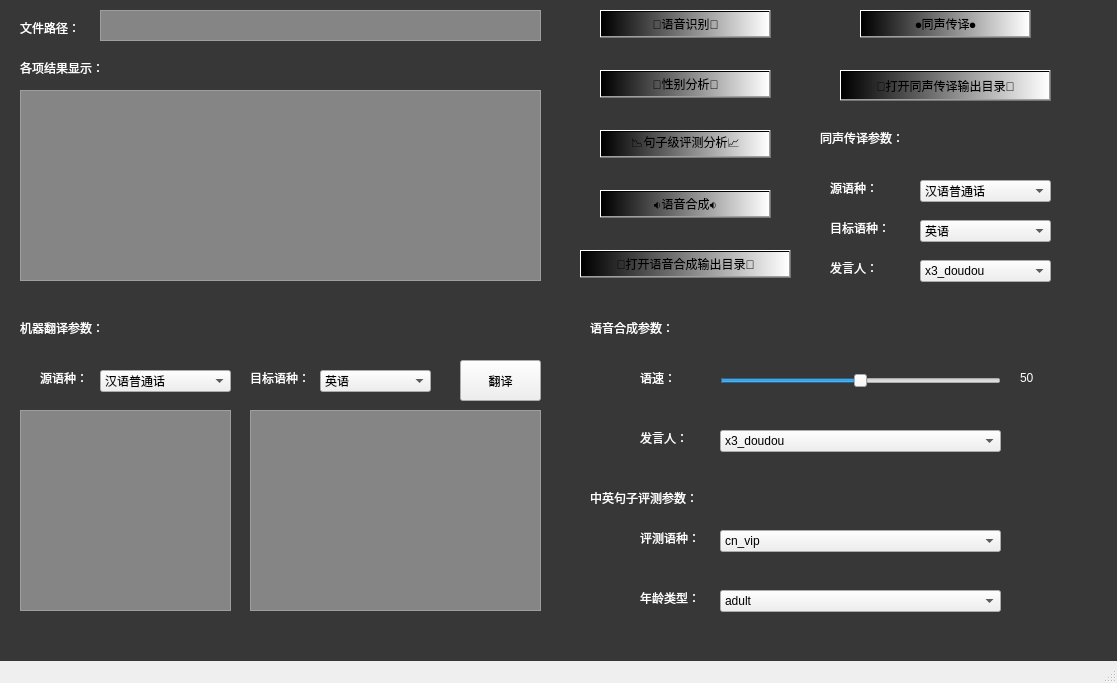
<?xml version="1.0" encoding="UTF-8"?>
<ui version="4.0">
 <class>MainWindow</class>
 <widget class="QMainWindow" name="MainWindow">
  <property name="geometry">
   <rect>
    <x>0</x>
    <y>0</y>
    <width>1117</width>
    <height>683</height>
   </rect>
  </property>
  <property name="minimumSize">
   <size>
    <width>1117</width>
    <height>683</height>
   </size>
  </property>
  <property name="maximumSize">
   <size>
    <width>1117</width>
    <height>683</height>
   </size>
  </property>
  <property name="windowTitle">
   <string>MainWindow</string>
  </property>
  <property name="windowIcon">
   <iconset>
    <normaloff>picture/icon.png</normaloff>picture/icon.png</iconset>
  </property>
  <widget class="QWidget" name="centralwidget">
   <widget class="QLabel" name="label">
    <property name="geometry">
     <rect>
      <x>20</x>
      <y>20</y>
      <width>91</width>
      <height>16</height>
     </rect>
    </property>
    <property name="styleSheet">
     <string notr="true">color: rgb(255, 255, 255);</string>
    </property>
    <property name="text">
     <string>文件路径：</string>
    </property>
   </widget>
   <widget class="QTextBrowser" name="wenjianlujingxianshikuang">
    <property name="geometry">
     <rect>
      <x>100</x>
      <y>10</y>
      <width>441</width>
      <height>31</height>
     </rect>
    </property>
    <property name="styleSheet">
     <string notr="true">background-color: rgba(255,255, 255, 100);</string>
    </property>
   </widget>
   <widget class="QLabel" name="label_2">
    <property name="geometry">
     <rect>
      <x>20</x>
      <y>60</y>
      <width>211</width>
      <height>16</height>
     </rect>
    </property>
    <property name="styleSheet">
     <string notr="true">color: rgb(255, 255, 255);</string>
    </property>
    <property name="text">
     <string>各项结果显示：</string>
    </property>
   </widget>
   <widget class="QTextEdit" name="yuyinshibiejieguoxianshikuang">
    <property name="geometry">
     <rect>
      <x>20</x>
      <y>90</y>
      <width>521</width>
      <height>191</height>
     </rect>
    </property>
    <property name="styleSheet">
     <string notr="true">background-color: rgba(255,255, 255, 100);</string>
    </property>
   </widget>
   <widget class="QPushButton" name="yuyinshibieanniu">
    <property name="geometry">
     <rect>
      <x>600</x>
      <y>10</y>
      <width>171</width>
      <height>28</height>
     </rect>
    </property>
    <property name="styleSheet">
     <string notr="true">background-image: url(:/picture/bj.jpg);
background-color: qlineargradient(spread:pad, x1:0, y1:0, x2:1, y2:0, stop:0 rgba(0, 0, 0, 255), stop:1 rgba(255, 255, 255, 255));</string>
    </property>
    <property name="text">
     <string>🤖语音识别🤖</string>
    </property>
   </widget>
   <widget class="QPushButton" name="pushButton">
    <property name="geometry">
     <rect>
      <x>600</x>
      <y>190</y>
      <width>171</width>
      <height>28</height>
     </rect>
    </property>
    <property name="styleSheet">
     <string notr="true">font: 9pt &quot;幼圆&quot;;
background-image: url(:/picture/bj.jpg);
background-color: qlineargradient(spread:pad, x1:0, y1:0, x2:1, y2:0, stop:0 rgba(0, 0, 0, 255), stop:1 rgba(255, 255, 255, 255));</string>
    </property>
    <property name="text">
     <string>🔉语音合成🔉</string>
    </property>
   </widget>
   <widget class="QPushButton" name="pushButton_2">
    <property name="geometry">
     <rect>
      <x>600</x>
      <y>70</y>
      <width>171</width>
      <height>28</height>
     </rect>
    </property>
    <property name="styleSheet">
     <string notr="true">font: 9pt &quot;幼圆&quot;;
background-image: url(:/picture/bj.jpg);
background-color: qlineargradient(spread:pad, x1:0, y1:0, x2:1, y2:0, stop:0 rgba(0, 0, 0, 255), stop:1 rgba(255, 255, 255, 255));</string>
    </property>
    <property name="text">
     <string>👨性别分析👩</string>
    </property>
   </widget>
   <widget class="QPushButton" name="pushButton_3">
    <property name="geometry">
     <rect>
      <x>600</x>
      <y>130</y>
      <width>171</width>
      <height>28</height>
     </rect>
    </property>
    <property name="styleSheet">
     <string notr="true">font: 9pt &quot;幼圆&quot;;
background-image: url(:/picture/bj.jpg);
background-color: qlineargradient(spread:pad, x1:0, y1:0, x2:1, y2:0, stop:0 rgba(0, 0, 0, 255), stop:1 rgba(255, 255, 255, 255));</string>
    </property>
    <property name="text">
     <string>📉句子级评测分析📈</string>
    </property>
   </widget>
   <widget class="QSlider" name="yusutiaojietiao">
    <property name="geometry">
     <rect>
      <x>720</x>
      <y>370</y>
      <width>281</width>
      <height>22</height>
     </rect>
    </property>
    <property name="minimum">
     <number>1</number>
    </property>
    <property name="value">
     <number>50</number>
    </property>
    <property name="orientation">
     <enum>Qt::Horizontal</enum>
    </property>
   </widget>
   <widget class="QLabel" name="label_3">
    <property name="geometry">
     <rect>
      <x>590</x>
      <y>320</y>
      <width>121</width>
      <height>16</height>
     </rect>
    </property>
    <property name="styleSheet">
     <string notr="true">color: rgb(255, 255, 255);</string>
    </property>
    <property name="text">
     <string>语音合成参数：</string>
    </property>
   </widget>
   <widget class="QLabel" name="label_4">
    <property name="geometry">
     <rect>
      <x>640</x>
      <y>370</y>
      <width>72</width>
      <height>15</height>
     </rect>
    </property>
    <property name="styleSheet">
     <string notr="true">color: rgb(255, 255, 255);</string>
    </property>
    <property name="text">
     <string>语速：</string>
    </property>
   </widget>
   <widget class="QLabel" name="label_5">
    <property name="geometry">
     <rect>
      <x>640</x>
      <y>430</y>
      <width>72</width>
      <height>15</height>
     </rect>
    </property>
    <property name="styleSheet">
     <string notr="true">color: rgb(255, 255, 255);</string>
    </property>
    <property name="text">
     <string>发言人：</string>
    </property>
   </widget>
   <widget class="QComboBox" name="fayanrenlan">
    <property name="geometry">
     <rect>
      <x>720</x>
      <y>430</y>
      <width>281</width>
      <height>22</height>
     </rect>
    </property>
    <property name="minimumContentsLength">
     <number>0</number>
    </property>
    <item>
     <property name="text">
      <string>x3_doudou</string>
     </property>
    </item>
    <item>
     <property name="text">
      <string>x3_panting</string>
     </property>
    </item>
    <item>
     <property name="text">
      <string>xiaoyan</string>
     </property>
    </item>
    <item>
     <property name="text">
      <string>aisjiuxu</string>
     </property>
    </item>
    <item>
     <property name="text">
      <string>aisxping</string>
     </property>
    </item>
   </widget>
   <widget class="QLabel" name="yusuzhi">
    <property name="geometry">
     <rect>
      <x>1020</x>
      <y>370</y>
      <width>72</width>
      <height>15</height>
     </rect>
    </property>
    <property name="styleSheet">
     <string notr="true">color: rgb(255, 255, 255);</string>
    </property>
    <property name="text">
     <string>50</string>
    </property>
   </widget>
   <widget class="QLabel" name="label_6">
    <property name="geometry">
     <rect>
      <x>640</x>
      <y>530</y>
      <width>81</width>
      <height>16</height>
     </rect>
    </property>
    <property name="styleSheet">
     <string notr="true">color: rgb(255, 255, 255);</string>
    </property>
    <property name="text">
     <string>评测语种：</string>
    </property>
   </widget>
   <widget class="QLabel" name="label_7">
    <property name="geometry">
     <rect>
      <x>640</x>
      <y>590</y>
      <width>81</width>
      <height>16</height>
     </rect>
    </property>
    <property name="styleSheet">
     <string notr="true">color: rgb(255, 255, 255);</string>
    </property>
    <property name="text">
     <string>年龄类型：</string>
    </property>
   </widget>
   <widget class="QComboBox" name="yuzhonglan">
    <property name="geometry">
     <rect>
      <x>720</x>
      <y>530</y>
      <width>281</width>
      <height>22</height>
     </rect>
    </property>
    <item>
     <property name="text">
      <string>cn_vip</string>
     </property>
    </item>
    <item>
     <property name="text">
      <string>en_vip</string>
     </property>
    </item>
   </widget>
   <widget class="QComboBox" name="nianlingleixinglan">
    <property name="geometry">
     <rect>
      <x>720</x>
      <y>590</y>
      <width>281</width>
      <height>22</height>
     </rect>
    </property>
    <item>
     <property name="text">
      <string>adult</string>
     </property>
    </item>
    <item>
     <property name="text">
      <string>pupil</string>
     </property>
    </item>
   </widget>
   <widget class="QLabel" name="label_8">
    <property name="geometry">
     <rect>
      <x>590</x>
      <y>490</y>
      <width>141</width>
      <height>16</height>
     </rect>
    </property>
    <property name="styleSheet">
     <string notr="true">color: rgb(255, 255, 255);</string>
    </property>
    <property name="text">
     <string>中英句子评测参数：</string>
    </property>
   </widget>
   <widget class="QLabel" name="label_9">
    <property name="geometry">
     <rect>
      <x>20</x>
      <y>320</y>
      <width>121</width>
      <height>16</height>
     </rect>
    </property>
    <property name="styleSheet">
     <string notr="true">color: rgb(255, 255, 255);</string>
    </property>
    <property name="text">
     <string>机器翻译参数：</string>
    </property>
   </widget>
   <widget class="QLabel" name="label_10">
    <property name="geometry">
     <rect>
      <x>40</x>
      <y>370</y>
      <width>72</width>
      <height>15</height>
     </rect>
    </property>
    <property name="styleSheet">
     <string notr="true">color: rgb(255, 255, 255);</string>
    </property>
    <property name="text">
     <string>源语种：</string>
    </property>
   </widget>
   <widget class="QComboBox" name="yuanyuzhongxialalan">
    <property name="geometry">
     <rect>
      <x>100</x>
      <y>370</y>
      <width>131</width>
      <height>22</height>
     </rect>
    </property>
    <item>
     <property name="text">
      <string>汉语普通话</string>
     </property>
    </item>
    <item>
     <property name="text">
      <string>英语</string>
     </property>
    </item>
    <item>
     <property name="text">
      <string>日语</string>
     </property>
    </item>
    <item>
     <property name="text">
      <string>俄语</string>
     </property>
    </item>
    <item>
     <property name="text">
      <string>丹麦语</string>
     </property>
    </item>
   </widget>
   <widget class="QLabel" name="label_11">
    <property name="geometry">
     <rect>
      <x>250</x>
      <y>370</y>
      <width>81</width>
      <height>16</height>
     </rect>
    </property>
    <property name="styleSheet">
     <string notr="true">color: rgb(255, 255, 255);</string>
    </property>
    <property name="text">
     <string>目标语种：</string>
    </property>
   </widget>
   <widget class="QComboBox" name="mubiaoyuzhongxialalan">
    <property name="geometry">
     <rect>
      <x>320</x>
      <y>370</y>
      <width>111</width>
      <height>22</height>
     </rect>
    </property>
    <item>
     <property name="text">
      <string>英语</string>
     </property>
    </item>
    <item>
     <property name="text">
      <string>汉语普通话</string>
     </property>
    </item>
    <item>
     <property name="text">
      <string>日语</string>
     </property>
    </item>
    <item>
     <property name="text">
      <string>俄语</string>
     </property>
    </item>
    <item>
     <property name="text">
      <string>丹麦语</string>
     </property>
    </item>
   </widget>
   <widget class="QPushButton" name="fanyianniu">
    <property name="geometry">
     <rect>
      <x>460</x>
      <y>360</y>
      <width>81</width>
      <height>41</height>
     </rect>
    </property>
    <property name="text">
     <string>翻译</string>
    </property>
   </widget>
   <widget class="QTextEdit" name="yuanyuzhongshurukuang">
    <property name="geometry">
     <rect>
      <x>20</x>
      <y>410</y>
      <width>211</width>
      <height>201</height>
     </rect>
    </property>
    <property name="styleSheet">
     <string notr="true">background-color: rgba(255,255, 255, 100);</string>
    </property>
   </widget>
   <widget class="QTextBrowser" name="mubiaoyuzhongxianshikuang">
    <property name="geometry">
     <rect>
      <x>250</x>
      <y>410</y>
      <width>291</width>
      <height>201</height>
     </rect>
    </property>
    <property name="styleSheet">
     <string notr="true">background-color: rgba(255,255, 255, 100);</string>
    </property>
   </widget>
   <widget class="QPushButton" name="tongshengchuanyianniu">
    <property name="geometry">
     <rect>
      <x>860</x>
      <y>10</y>
      <width>171</width>
      <height>28</height>
     </rect>
    </property>
    <property name="styleSheet">
     <string notr="true">font: 9pt &quot;幼圆&quot;;
background-image: url(:/picture/bj.jpg);
background-color: qlineargradient(spread:pad, x1:0, y1:0, x2:1, y2:0, stop:0 rgba(0, 0, 0, 255), stop:1 rgba(255, 255, 255, 255));</string>
    </property>
    <property name="text">
     <string>⏺同声传译⏺</string>
    </property>
   </widget>
   <widget class="QPushButton" name="tscyml">
    <property name="geometry">
     <rect>
      <x>840</x>
      <y>70</y>
      <width>211</width>
      <height>31</height>
     </rect>
    </property>
    <property name="styleSheet">
     <string notr="true">font: 9pt &quot;幼圆&quot;;
background-image: url(:/picture/bj.jpg);
background-color: qlineargradient(spread:pad, x1:0, y1:0, x2:1, y2:0, stop:0 rgba(0, 0, 0, 255), stop:1 rgba(255, 255, 255, 255));</string>
    </property>
    <property name="text">
     <string>📂打开同声传译输出目录📂</string>
    </property>
   </widget>
   <widget class="QPushButton" name="yyhcml">
    <property name="geometry">
     <rect>
      <x>580</x>
      <y>250</y>
      <width>211</width>
      <height>28</height>
     </rect>
    </property>
    <property name="styleSheet">
     <string notr="true">font: 9pt &quot;幼圆&quot;;
background-image: url(:/picture/bj.jpg);
background-color: qlineargradient(spread:pad, x1:0, y1:0, x2:1, y2:0, stop:0 rgba(0, 0, 0, 255), stop:1 rgba(255, 255, 255, 255));</string>
    </property>
    <property name="text">
     <string>📂打开语音合成输出目录📂</string>
    </property>
   </widget>
   <widget class="QGraphicsView" name="beijing">
    <property name="geometry">
     <rect>
      <x>-60</x>
      <y>-20</y>
      <width>1611</width>
      <height>791</height>
     </rect>
    </property>
    <property name="styleSheet">
     <string notr="true">background-image: url(:/picture/bj2_1261x709.jpg);

</string>
    </property>
   </widget>
   <widget class="QGraphicsView" name="graphicsView">
    <property name="geometry">
     <rect>
      <x>-10</x>
      <y>-10</y>
      <width>1131</width>
      <height>711</height>
     </rect>
    </property>
    <property name="styleSheet">
     <string notr="true">background-color: rgba(0, 0, 0,200);</string>
    </property>
   </widget>
   <widget class="QComboBox" name="tscyyuanyuzhongxialalan">
    <property name="geometry">
     <rect>
      <x>920</x>
      <y>180</y>
      <width>131</width>
      <height>22</height>
     </rect>
    </property>
    <item>
     <property name="text">
      <string>汉语普通话</string>
     </property>
    </item>
    <item>
     <property name="text">
      <string>英语</string>
     </property>
    </item>
    <item>
     <property name="text">
      <string>日语</string>
     </property>
    </item>
    <item>
     <property name="text">
      <string>丹麦语</string>
     </property>
    </item>
   </widget>
   <widget class="QLabel" name="label_12">
    <property name="geometry">
     <rect>
      <x>820</x>
      <y>130</y>
      <width>121</width>
      <height>16</height>
     </rect>
    </property>
    <property name="styleSheet">
     <string notr="true">color: rgb(255, 255, 255);</string>
    </property>
    <property name="text">
     <string>同声传译参数：</string>
    </property>
   </widget>
   <widget class="QLabel" name="label_13">
    <property name="geometry">
     <rect>
      <x>830</x>
      <y>180</y>
      <width>72</width>
      <height>15</height>
     </rect>
    </property>
    <property name="styleSheet">
     <string notr="true">color: rgb(255, 255, 255);</string>
    </property>
    <property name="text">
     <string>源语种：</string>
    </property>
   </widget>
   <widget class="QLabel" name="label_14">
    <property name="geometry">
     <rect>
      <x>830</x>
      <y>220</y>
      <width>81</width>
      <height>16</height>
     </rect>
    </property>
    <property name="styleSheet">
     <string notr="true">color: rgb(255, 255, 255);</string>
    </property>
    <property name="text">
     <string>目标语种：</string>
    </property>
   </widget>
   <widget class="QComboBox" name="tscymubiaoyuzhongxialalan">
    <property name="geometry">
     <rect>
      <x>920</x>
      <y>220</y>
      <width>131</width>
      <height>22</height>
     </rect>
    </property>
    <item>
     <property name="text">
      <string>英语</string>
     </property>
    </item>
    <item>
     <property name="text">
      <string>汉语普通话</string>
     </property>
    </item>
    <item>
     <property name="text">
      <string>日语</string>
     </property>
    </item>
    <item>
     <property name="text">
      <string>丹麦语</string>
     </property>
    </item>
   </widget>
   <widget class="QLabel" name="label_15">
    <property name="geometry">
     <rect>
      <x>830</x>
      <y>260</y>
      <width>72</width>
      <height>15</height>
     </rect>
    </property>
    <property name="styleSheet">
     <string notr="true">color: rgb(255, 255, 255);</string>
    </property>
    <property name="text">
     <string>发言人：</string>
    </property>
   </widget>
   <widget class="QComboBox" name="tscyfayanrenlan">
    <property name="geometry">
     <rect>
      <x>920</x>
      <y>260</y>
      <width>131</width>
      <height>22</height>
     </rect>
    </property>
    <property name="minimumContentsLength">
     <number>0</number>
    </property>
    <item>
     <property name="text">
      <string>x3_doudou</string>
     </property>
    </item>
    <item>
     <property name="text">
      <string>x3_panting</string>
     </property>
    </item>
    <item>
     <property name="text">
      <string>xiaoyan</string>
     </property>
    </item>
    <item>
     <property name="text">
      <string>aisjiuxu</string>
     </property>
    </item>
    <item>
     <property name="text">
      <string>aisxping</string>
     </property>
    </item>
   </widget>
   <zorder>beijing</zorder>
   <zorder>graphicsView</zorder>
   <zorder>label</zorder>
   <zorder>wenjianlujingxianshikuang</zorder>
   <zorder>label_2</zorder>
   <zorder>yuyinshibiejieguoxianshikuang</zorder>
   <zorder>yuyinshibieanniu</zorder>
   <zorder>pushButton</zorder>
   <zorder>pushButton_2</zorder>
   <zorder>pushButton_3</zorder>
   <zorder>yusutiaojietiao</zorder>
   <zorder>label_3</zorder>
   <zorder>label_4</zorder>
   <zorder>label_5</zorder>
   <zorder>fayanrenlan</zorder>
   <zorder>yusuzhi</zorder>
   <zorder>label_6</zorder>
   <zorder>label_7</zorder>
   <zorder>yuzhonglan</zorder>
   <zorder>nianlingleixinglan</zorder>
   <zorder>label_8</zorder>
   <zorder>label_9</zorder>
   <zorder>label_10</zorder>
   <zorder>yuanyuzhongxialalan</zorder>
   <zorder>label_11</zorder>
   <zorder>mubiaoyuzhongxialalan</zorder>
   <zorder>fanyianniu</zorder>
   <zorder>yuanyuzhongshurukuang</zorder>
   <zorder>mubiaoyuzhongxianshikuang</zorder>
   <zorder>tongshengchuanyianniu</zorder>
   <zorder>tscyml</zorder>
   <zorder>yyhcml</zorder>
   <zorder>tscyyuanyuzhongxialalan</zorder>
   <zorder>label_12</zorder>
   <zorder>label_13</zorder>
   <zorder>label_14</zorder>
   <zorder>tscymubiaoyuzhongxialalan</zorder>
   <zorder>label_15</zorder>
   <zorder>tscyfayanrenlan</zorder>
  </widget>
  <widget class="QStatusBar" name="statusbar"/>
 </widget>
 <resources>
  <include location="res.qrc"/>
 </resources>
 <connections>
  <connection>
   <sender>yuyinshibieanniu</sender>
   <signal>clicked()</signal>
   <receiver>MainWindow</receiver>
   <slot>yuyinshibie()</slot>
   <hints>
    <hint type="sourcelabel">
     <x>931</x>
     <y>26</y>
    </hint>
    <hint type="destinationlabel">
     <x>1057</x>
     <y>98</y>
    </hint>
   </hints>
  </connection>
  <connection>
   <sender>pushButton</sender>
   <signal>clicked()</signal>
   <receiver>MainWindow</receiver>
   <slot>yuyinhecheng()</slot>
   <hints>
    <hint type="sourcelabel">
     <x>893</x>
     <y>70</y>
    </hint>
    <hint type="destinationlabel">
     <x>825</x>
     <y>106</y>
    </hint>
   </hints>
  </connection>
  <connection>
   <sender>yusutiaojietiao</sender>
   <signal>actionTriggered(int)</signal>
   <receiver>MainWindow</receiver>
   <slot>yusuzhishezhi(int)</slot>
   <hints>
    <hint type="sourcelabel">
     <x>363</x>
     <y>381</y>
    </hint>
    <hint type="destinationlabel">
     <x>383</x>
     <y>333</y>
    </hint>
   </hints>
  </connection>
  <connection>
   <sender>pushButton_2</sender>
   <signal>clicked()</signal>
   <receiver>MainWindow</receiver>
   <slot>xingbienianlingfenxi()</slot>
   <hints>
    <hint type="sourcelabel">
     <x>895</x>
     <y>150</y>
    </hint>
    <hint type="destinationlabel">
     <x>1035</x>
     <y>184</y>
    </hint>
   </hints>
  </connection>
  <connection>
   <sender>pushButton_3</sender>
   <signal>clicked()</signal>
   <receiver>MainWindow</receiver>
   <slot>juzifenxianniu()</slot>
   <hints>
    <hint type="sourcelabel">
     <x>929</x>
     <y>188</y>
    </hint>
    <hint type="destinationlabel">
     <x>1041</x>
     <y>262</y>
    </hint>
   </hints>
  </connection>
  <connection>
   <sender>fanyianniu</sender>
   <signal>clicked()</signal>
   <receiver>MainWindow</receiver>
   <slot>fanyi()</slot>
   <hints>
    <hint type="sourcelabel">
     <x>1067</x>
     <y>367</y>
    </hint>
    <hint type="destinationlabel">
     <x>1067</x>
     <y>344</y>
    </hint>
   </hints>
  </connection>
  <connection>
   <sender>tongshengchuanyianniu</sender>
   <signal>pressed()</signal>
   <receiver>MainWindow</receiver>
   <slot>tongshengchuanyianxia()</slot>
   <hints>
    <hint type="sourcelabel">
     <x>890</x>
     <y>230</y>
    </hint>
    <hint type="destinationlabel">
     <x>831</x>
     <y>267</y>
    </hint>
   </hints>
  </connection>
  <connection>
   <sender>tongshengchuanyianniu</sender>
   <signal>released()</signal>
   <receiver>MainWindow</receiver>
   <slot>tongshengchnuayitaiqi()</slot>
   <hints>
    <hint type="sourcelabel">
     <x>973</x>
     <y>230</y>
    </hint>
    <hint type="destinationlabel">
     <x>972</x>
     <y>292</y>
    </hint>
   </hints>
  </connection>
  <connection>
   <sender>tscyml</sender>
   <signal>clicked()</signal>
   <receiver>MainWindow</receiver>
   <slot>dakaitongshengchuanyimulu()</slot>
   <hints>
    <hint type="sourcelabel">
     <x>905</x>
     <y>271</y>
    </hint>
    <hint type="destinationlabel">
     <x>913</x>
     <y>315</y>
    </hint>
   </hints>
  </connection>
  <connection>
   <sender>yyhcml</sender>
   <signal>clicked()</signal>
   <receiver>MainWindow</receiver>
   <slot>dakaiyuyinhechengmulu()</slot>
   <hints>
    <hint type="sourcelabel">
     <x>940</x>
     <y>100</y>
    </hint>
    <hint type="destinationlabel">
     <x>1062</x>
     <y>74</y>
    </hint>
   </hints>
  </connection>
 </connections>
 <slots>
  <slot>dakaiwenjian()</slot>
  <slot>yuyinshibie()</slot>
  <slot>yuyinhecheng()</slot>
  <slot>yusuzhishezhi(int)</slot>
  <slot>xingbienianlingfenxi()</slot>
  <slot>juzifenxianniu()</slot>
  <slot>fanyi()</slot>
  <slot>tongshengchuanyianxia()</slot>
  <slot>tongshengchnuayitaiqi()</slot>
  <slot>dakaitongshengchuanyimulu()</slot>
  <slot>dakaiyuyinhechengmulu()</slot>
 </slots>
</ui>
